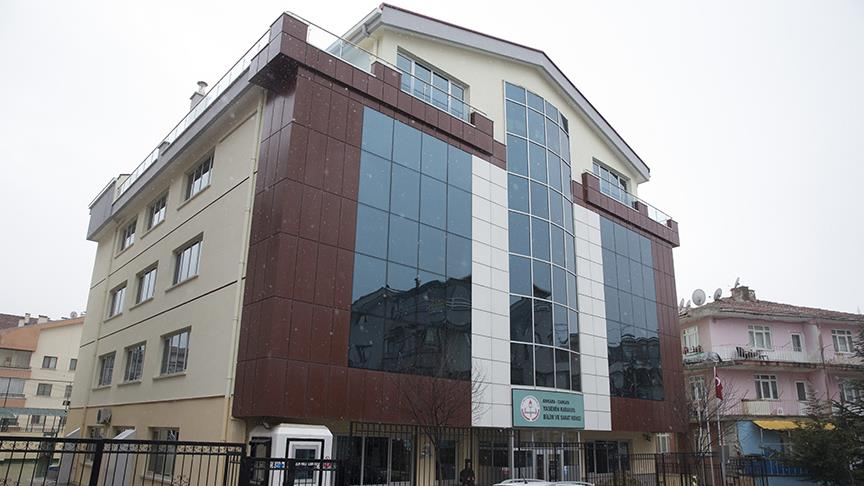
#> input picture opencv/bilsem.jpg, 864 x 486 px
$ python 'Resim İşleme.py'
#> lines starting #> are read from the running program, lines starting #| are printed output that depends on the picture
import cv2
resim= cv2.imread("bilsem.jpg",0)
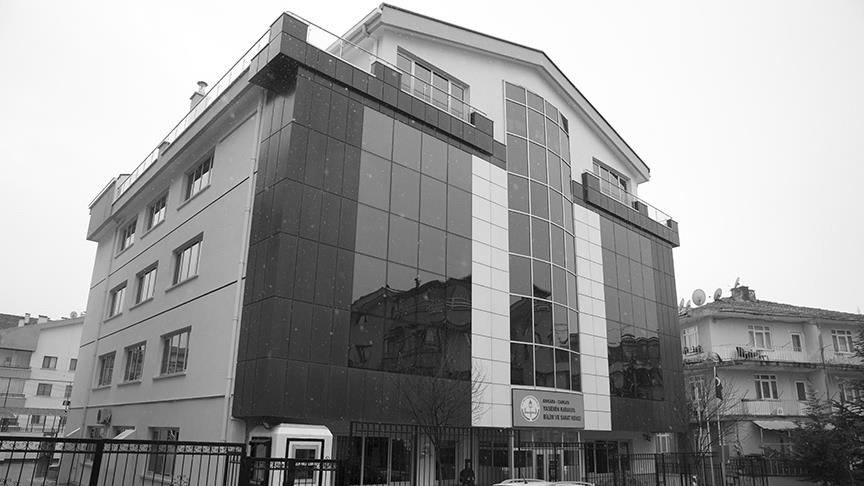
#> resim: shape (486, 864); min 0, max 255, mean 153.1
cv2.imshow("bilsem<33",resim)
cv2.imwrite("bilsem2.jpg",resim)
cv2.waitKey(0)
cv2.destroyAllWindows()
